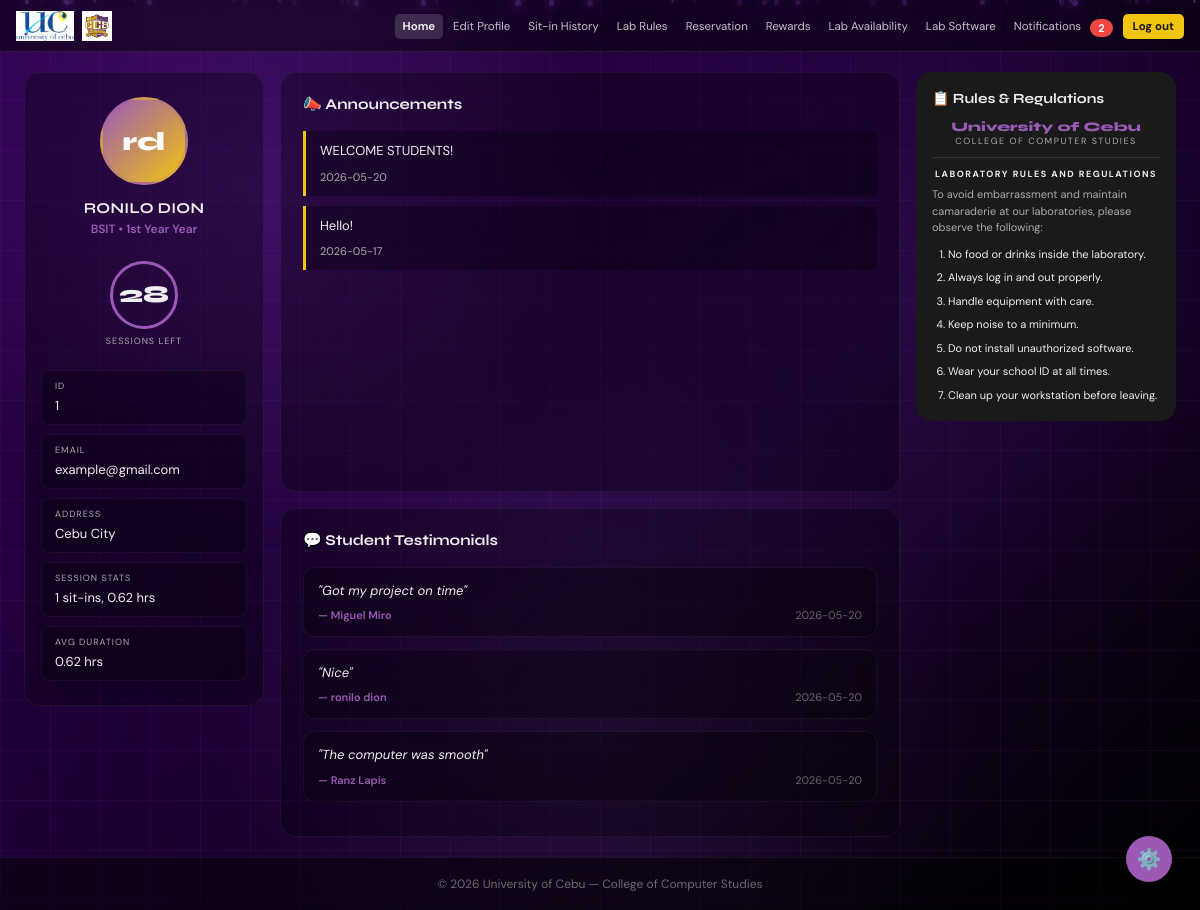
Before: /student (signed in) with the older database file.
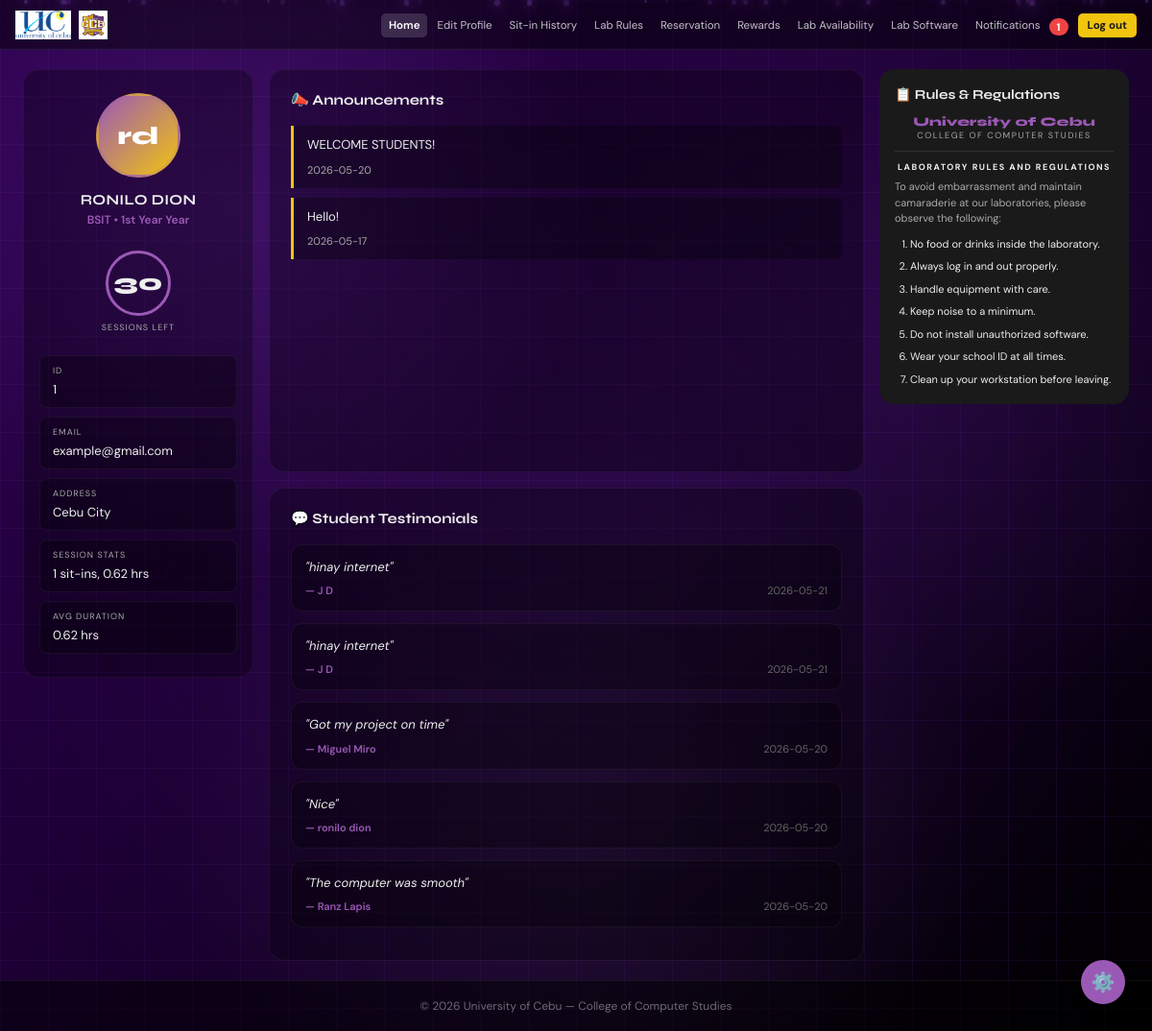
After: the same page with the newer database file.
### tables this page shows
CREATE TABLE users (
        id INTEGER PRIMARY KEY AUTOINCREMENT,
        idnum TEXT NOT NULL UNIQUE,
        lastname TEXT NOT NULL,
        firstname TEXT NOT NULL,
        midname TEXT,
        email TEXT NOT NULL UNIQUE,
        course TEXT NOT NULL,
        level TEXT NOT NULL,
        address TEXT NOT NULL,
        password TEXT NOT NULL,
        sessions INTEGER NOT NULL DEFAULT 30,
        photo TEXT DEFAULT NULL
    );

CREATE TABLE announcements (
        id INTEGER PRIMARY KEY AUTOINCREMENT,
        content TEXT NOT NULL,
        date TEXT NOT NULL DEFAULT (DATE('now'))
    );

CREATE TABLE feedback (
        id INTEGER PRIMARY KEY AUTOINCREMENT,
        idnum TEXT NOT NULL,
        name TEXT NOT NULL,
        message TEXT NOT NULL,
        lab TEXT,
        date TEXT NOT NULL DEFAULT (DATE('now'))
    , pc_id INTEGER, sitin_id INTEGER);

CREATE TABLE lab_rules (
        id INTEGER PRIMARY KEY AUTOINCREMENT,
        rule TEXT NOT NULL,
        created TEXT NOT NULL DEFAULT (DATE('now'))
    );

### app.py (the view)
@app.route('/student')
def student_home():
    if not student_required():
        return redirect(url_for('login'))
    conn = get_db()
    student = conn.execute('SELECT * FROM users WHERE id=?', (session['user_id'],)).fetchone()
    stats = conn.execute('''SELECT COUNT(*) as total,
                            SUM((julianday(time_out||':00') - julianday(time_in||':00'))*24) as hours
                            FROM sitin_reports WHERE idnum=? AND time_in!="" AND time_out!=""''',
                         (student['idnum'],)).fetchone()
    total_sessions = stats['total'] or 0
    total_hours = round(stats['hours'] or 0, 2)
    avg_duration = round(total_hours / total_sessions, 2) if total_sessions else 0
    announcements = conn.execute('SELECT * FROM announcements ORDER BY id DESC').fetchall()
    lab_rules = conn.execute('SELECT * FROM lab_rules ORDER BY id').fetchall()
    testimonials = conn.execute('SELECT * FROM feedback ORDER BY id DESC LIMIT 5').fetchall()
    conn.close()
    return render_template('student/home.html',
                           student=student,
                           announcements=announcements,
                           lab_rules=lab_rules,
                           testimonials=testimonials,
                           total_sessions=total_sessions,
                           total_hours=total_hours,
                           avg_duration=avg_duration)

### app.py (called while the page is built, shortened)
def get_db():
    conn = sqlite3.connect(os.path.join(BASE_DIR, 'database.db'))
    conn.row_factory = sqlite3.Row
    return conn

@app.before_request
def csrf_protect():
    if 'csrf_token' not in session:
        session['csrf_token'] = secrets.token_hex(16)
    if request.method == "POST":
        token = session.get('csrf_token', '')
        form_token = request.form.get('csrf_token', '')
        if not token or token != form_token:
            flash('Invalid request. Please try again.', 'error')
            return redirect(request.url)

@app.context_processor
def inject_unread_count():
    if 'user_id' in session and session.get('role') == 'student':
        conn = get_db()
        count = conn.execute('''
            SELECT COUNT(*) FROM notifications
            WHERE is_read = 0 AND (idnum = ? OR idnum = 'global')
        ''', (session['user_idnum'],)).fetchone()[0]
        conn.close()
        return dict(unread_count=count)

def student_required():
    return 'user_id' in session and session.get('role') == 'student'

### templates/student/home.html (shortened to what the changed rows need)
<!DOCTYPE html>
<html lang="en" data-theme="dark">
<head>
  <link rel="stylesheet" href="{{ url_for('static', filename='style.css') }}" />
  <link href="https://cdnjs.cloudflare.com/ajax/libs/toastr.js/latest/toastr.min.css" rel="stylesheet"/>
</head>
<body>
  <nav>
    <ul class="nav-links">
      <li>
        <a href="{{ url_for('student_notifications') }}">
          Notifications
          {% if unread_count > 0 %}
            <span class="notification-badge">{{ unread_count }}</span>
          {% endif %}
        </a>
      </li>
    </ul>
  </nav>
  <main>
    <div class="home-grid">
      <div class="profile-card">
        <div class="profile-avatar">
          {% if student['photo'] %}
            <img src="{{ url_for('static', filename='uploads/' + student['photo']) }}" alt="Photo" />
          {% else %}
            {{ student['firstname'][0] }}{{ student['lastname'][0] }}
          {% endif %}
        </div>
        <p class="profile-name">{{ student['firstname'].upper() }} {{ student['lastname'].upper() }}</p>
        <p class="profile-sub">{{ student['course'] }} &bull; {{ student['level'] }} Year</p>
        <div class="sessions-badge"><span class="num">{{ student['sessions'] }}</span></div>
        <p class="sessions-label">Sessions Left</p>
        <div class="info-row"><span class="lbl">ID</span><span class="val">{{ student['idnum'] }}</span></div>
        <div class="info-row"><span class="lbl">Email</span><span class="val">{{ student['email'] }}</span></div>
        <div class="info-row"><span class="lbl">Address</span><span class="val">{{ student['address'] }}</span></div>
        <div class="info-row"><span class="lbl">Session Stats</span><span class="val">{{ total_sessions }} sit-ins, {{ total_hours }} hrs</span></div>
        <div class="info-row"><span class="lbl">Avg Duration</span><span class="val">{{ avg_duration }} hrs</span></div>
      </div>
      <div class="center-column">
        <div class="announce-card">
          <h2>📣 Announcements</h2>
          {% if announcements %}
            {% for a in announcements %}
            <div class="announce-item">
              <p class="ann-text">{{ a['content'] }}</p>
              <span class="ann-date">{{ a['date'] }}</span>
            </div>
            {% endfor %}
          {% else %}
            <div class="no-announce">No announcements yet.</div>
          {% endif %}
        </div>
        {% if testimonials %}
        <div class="testimonials-card">
          <h2>💬 Student Testimonials</h2>
          {% for t in testimonials %}
          <div class="testimonial-item">
            <p class="testimonial-text">"{{ t['message'] }}"</p>
            <div class="testimonial-author">
              <span>— {{ t['name'] }}</span>
              <span style="color: #666; font-weight: normal;">{{ t['date'] }}</span>
            </div>
          </div>
          {% endfor %}
        </div>
        {% endif %}
      </div>
      <div class="rules-card">
        <ol>
          {% for r in lab_rules %}<li>{{ r['rule'] }}</li>{% else %}<li>No rules posted yet.</li>{% endfor %}
        </ol>
      </div>
    </div>
  </main>
</body>
</html>

Changed rows visible on the page:
changed users "RONILO": sessions "28" → "30"
added feedback: message "hinay internet", name "J D", date "2026-05-21"
added feedback: message "hinay internet", name "J D", date "2026-05-21"
Other visible differences:
{{ unread_count }}: "2" → "1"
